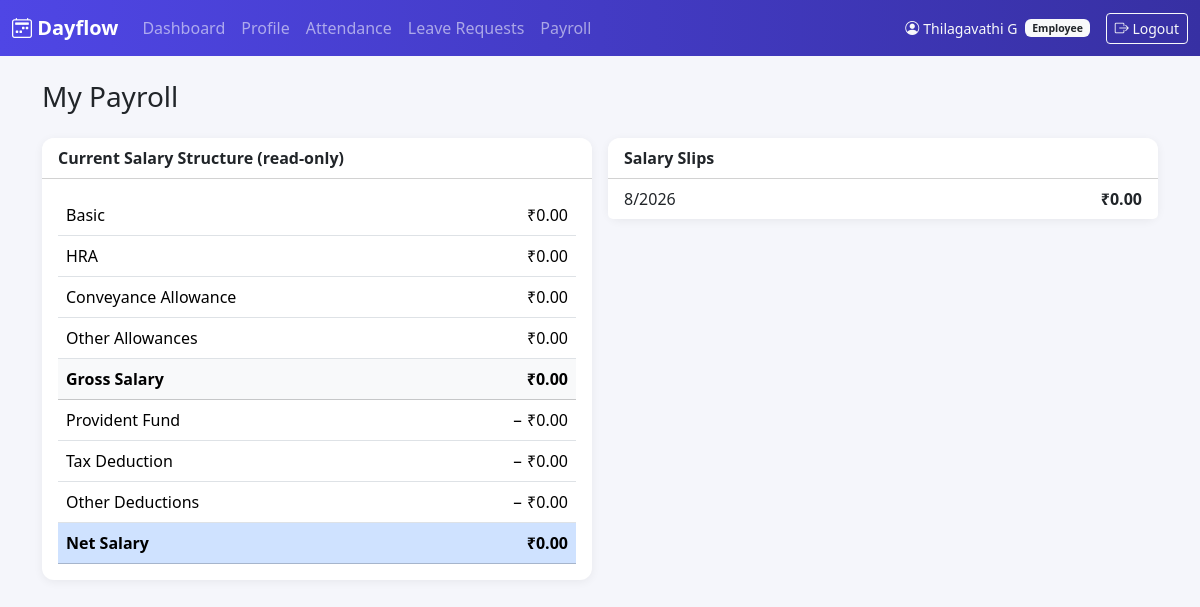
Page /payroll/ (signed in) on the committed database.
### accounts/models.py (models this page shows, shortened)
class User(AbstractUser):
    class Role(models.TextChoices):
        ADMIN = 'ADMIN', 'Admin / HR Officer'
        EMPLOYEE = 'EMPLOYEE', 'Employee'
    employee_id = models.CharField(max_length=20, unique=True)
    email = models.EmailField(unique=True)
    role = models.CharField(max_length=10, choices=Role.choices, default=Role.EMPLOYEE)
    is_email_verified = models.BooleanField(default=False)
    USERNAME_FIELD = 'username'
    REQUIRED_FIELDS = ['email', 'employee_id']
    @property
    def is_admin_role(self):
        return self.role == self.Role.ADMIN

### payroll/models.py (models this page shows, shortened)
class SalaryStructure(models.Model):
    employee = models.OneToOneField(settings.AUTH_USER_MODEL, on_delete=models.CASCADE, related_name='salary_structure')
    basic = models.DecimalField(max_digits=12, decimal_places=2, default=0)
    hra = models.DecimalField('HRA', max_digits=12, decimal_places=2, default=0)
    conveyance_allowance = models.DecimalField(max_digits=12, decimal_places=2, default=0)
    other_allowances = models.DecimalField(max_digits=12, decimal_places=2, default=0)
    provident_fund = models.DecimalField('Provident Fund Deduction', max_digits=12, decimal_places=2, default=0)
    tax_deduction = models.DecimalField(max_digits=12, decimal_places=2, default=0)
    other_deductions = models.DecimalField(max_digits=12, decimal_places=2, default=0)
    updated_at = models.DateTimeField(auto_now=True)
    @property
    def gross_salary(self):
        return self.basic + self.hra + self.conveyance_allowance + self.other_allowances
    @property
    def total_deductions(self):
        return self.provident_fund + self.tax_deduction + self.other_deductions
    @property
    def net_salary(self):
        return self.gross_salary - self.total_deductions

class PayrollRun(models.Model):
    employee = models.ForeignKey(settings.AUTH_USER_MODEL, on_delete=models.CASCADE, related_name='payslips')
    month = models.PositiveSmallIntegerField()
    year = models.PositiveSmallIntegerField()
    gross_salary = models.DecimalField(max_digits=12, decimal_places=2)
    total_deductions = models.DecimalField(max_digits=12, decimal_places=2)
    net_salary = models.DecimalField(max_digits=12, decimal_places=2)
    generated_on = models.DateTimeField(auto_now_add=True)
    generated_by = models.ForeignKey(
        settings.AUTH_USER_MODEL, on_delete=models.SET_NULL, null=True, related_name='payrolls_generated',
    )
    class Meta:
        unique_together = ('employee', 'month', 'year')
        ordering = ['-year', '-month']

### payroll/views.py (the view)
# urls.py: path('', views.my_payroll, name='my_payroll'),
@login_required
def my_payroll(request):
    structure, _ = SalaryStructure.objects.get_or_create(employee=request.user)
    payslips = PayrollRun.objects.filter(employee=request.user)
    return render(request, 'payroll/my_payroll.html', {
        'structure': structure,
        'payslips': payslips,
    })

### templates/payroll/my_payroll.html (shortened to what this page needs)
{% extends "base.html" %}
{% block content %}
<h3 class="mb-4">My Payroll</h3>
<div class="row g-3">
    <div class="col-md-6">
        <div class="card">
            <div class="card-header bg-white">Current Salary Structure (read-only)</div>
            <div class="card-body">
                <table class="table mb-0">
                    <tr><td>Basic</td><td class="text-end">₹{{ structure.basic }}</td></tr>
                    <tr><td>HRA</td><td class="text-end">₹{{ structure.hra }}</td></tr>
                    <tr><td>Conveyance Allowance</td><td class="text-end">₹{{ structure.conveyance_allowance }}</td></tr>
                    <tr><td>Other Allowances</td><td class="text-end">₹{{ structure.other_allowances }}</td></tr>
                    <tr class="table-light fw-semibold"><td>Gross Salary</td><td class="text-end">₹{{ structure.gross_salary }}</td></tr>
                    <tr><td>Provident Fund</td><td class="text-end">− ₹{{ structure.provident_fund }}</td></tr>
                    <tr><td>Tax Deduction</td><td class="text-end">− ₹{{ structure.tax_deduction }}</td></tr>
                    <tr><td>Other Deductions</td><td class="text-end">− ₹{{ structure.other_deductions }}</td></tr>
                    <tr class="table-primary fw-bold"><td>Net Salary</td><td class="text-end">₹{{ structure.net_salary }}</td></tr>
                </table>
            </div>
        </div>
    </div>
    <div class="col-md-6">
        <div class="card">
            <div class="card-header bg-white">Salary Slips</div>
            <ul class="list-group list-group-flush">
                {% for slip in payslips %}
                <li class="list-group-item d-flex justify-content-between">
                    <span>{{ slip.month }}/{{ slip.year }}</span>
                    <span class="fw-semibold">₹{{ slip.net_salary }}</span>
                </li>
                {% empty %}
                <li class="list-group-item text-muted">No salary slips generated yet.</li>
                {% endfor %}
            </ul>
        </div>
    </div>
</div>
{% endblock %}

### templates/base.html (shortened to what this page needs)
{% load static %}
<!DOCTYPE html>
<html lang="en">
<head>
    <link href="https://cdn.jsdelivr.net/npm/bootstrap@5.3.3/dist/css/bootstrap.min.css" rel="stylesheet">
    <link rel="stylesheet" href="https://cdn.jsdelivr.net/npm/bootstrap-icons@1.11.3/font/bootstrap-icons.css">
    <link rel="stylesheet" href="{% static 'css/dayflow.css' %}">
</head>
<body>
{% if user.is_authenticated %}
<nav class="navbar navbar-expand-lg navbar-dark dayflow-navbar">
    <div class="container-fluid">
        <a class="navbar-brand fw-bold" href="{% url 'dashboard:redirect' %}">
            <i class="bi bi-calendar2-week"></i> Dayflow
        </a>
        <div class="collapse navbar-collapse" id="navMenu">
            <ul class="navbar-nav me-auto mb-2 mb-lg-0">
                {% if user.is_admin_role %}
                <li class="nav-item"><a class="nav-link" href="{% url 'dashboard:admin_dashboard' %}">Dashboard</a></li>
                <li class="nav-item"><a class="nav-link" href="{% url 'employees:employee_list' %}">Employees</a></li>
                <li class="nav-item"><a class="nav-link" href="{% url 'attendance:all_attendance' %}">Attendance</a></li>
                <li class="nav-item"><a class="nav-link" href="{% url 'leaves:all_leaves' %}">Leave Approvals</a></li>
                <li class="nav-item"><a class="nav-link" href="{% url 'payroll:payroll_overview' %}">Payroll</a></li>
                {% else %}
                <li class="nav-item"><a class="nav-link" href="{% url 'dashboard:employee_dashboard' %}">Dashboard</a></li>
                <li class="nav-item"><a class="nav-link" href="{% url 'employees:my_profile' %}">Profile</a></li>
                <li class="nav-item"><a class="nav-link" href="{% url 'attendance:my_attendance' %}">Attendance</a></li>
                <li class="nav-item"><a class="nav-link" href="{% url 'leaves:my_leaves' %}">Leave Requests</a></li>
                <li class="nav-item"><a class="nav-link" href="{% url 'payroll:my_payroll' %}">Payroll</a></li>
                {% endif %}
            </ul>
            <ul class="navbar-nav">
                <li class="nav-item d-flex align-items-center text-light small me-3">
                    <i class="bi bi-person-circle me-1"></i> {{ user.get_full_name|default:user.username }}
                    <span class="badge bg-light text-dark ms-2">{{ user.get_role_display }}</span>
                </li>
                <li class="nav-item">
                    <form method="post" action="{% url 'accounts:logout' %}" class="d-inline">
                        <button type="submit" class="btn btn-outline-light btn-sm">
                            <i class="bi bi-box-arrow-right"></i> Logout
                        </button>
                    </form>
                </li>
            </ul>
        </div>
    </div>
</nav>
{% endif %}
<div class="container my-4">
    {% block content %}{% endblock %}
</div>
</body>
</html>

### static/css/dayflow.css (style rules this page uses)
:root { --dayflow-primary: #4f46e5; --dayflow-primary-dark: #3730a3; --dayflow-accent: #14b8a6; --dayflow-bg: #f5f6fb; }
body { background-color: var(--dayflow-bg); font-family: 'Segoe UI', system-ui, -apple-system, sans-serif; }
.dayflow-navbar { background: linear-gradient(90deg, var(--dayflow-primary), var(--dayflow-primary-dark)); }
.card { border: none; border-radius: 0.75rem; box-shadow: 0 2px 10px rgba(0, 0, 0, 0.06); }
.card-header { border-radius: 0.75rem 0.75rem 0 0 !important; font-weight: 600; }

### rows in the picture
User: get_full_name "Thilagavathi G", role "Employee"
SalaryStructure: basic "0.00", hra "0.00", conveyance_allowance "0.00", other_allowances "0.00", gross_salary "0.00", provident_fund "0.00", tax_deduction "0.00", other_deductions "0.00", net_salary "0.00"
PayrollRun: month "8", year "2026", net_salary "0.00"
